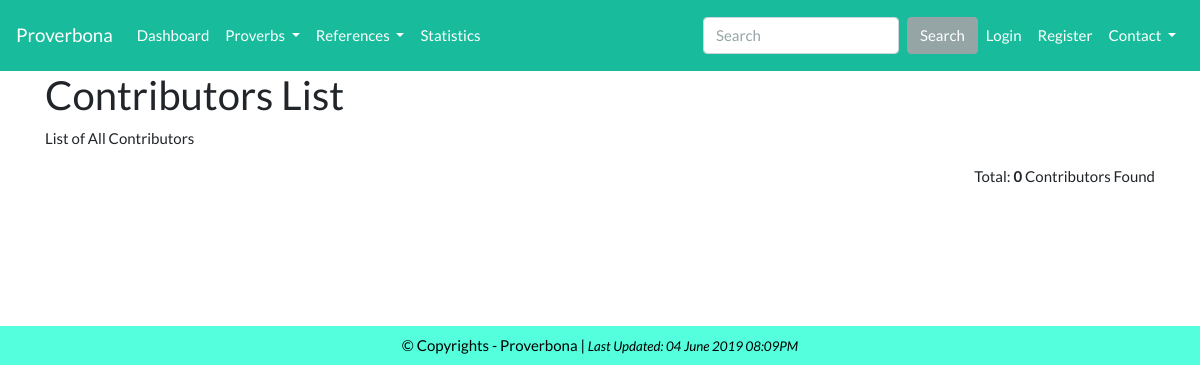
The app's page /index.php/contributors, older data.
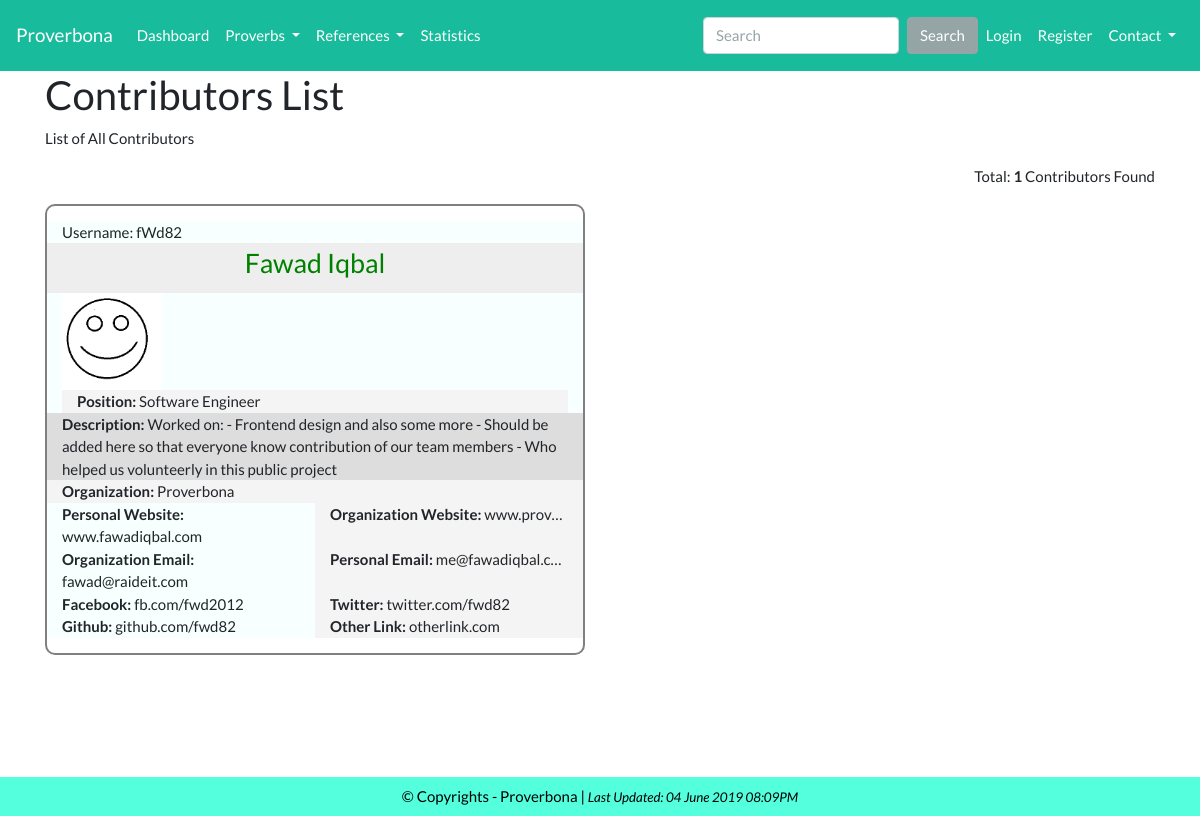
The same page, newer data.
### tables this page shows
CREATE TABLE `table_team_members` (
  `tm_id` int(11) NOT NULL,
  `tm_user_id` int(11) DEFAULT NULL,
  `tm_username` varchar(500) NOT NULL,
  `tm_title` text,
  `tm_description` text,
  `tm_image_link` varchar(500) NOT NULL DEFAULT 'dp.jpg',
  `tm_organization` text,
  `tm_personal_website` text,
  `tm_org_website` text,
  `tm_org_email` text,
  `tm_personal_email` text,
  `tm_facebook` text,
  `tm_twitter` text,
  `tm_github` text,
  `tm_other_link` text,
  `tm_timestamp` timestamp NULL DEFAULT CURRENT_TIMESTAMP,
  `tm_last_updated` timestamp NOT NULL DEFAULT CURRENT_TIMESTAMP ON UPDATE CURRENT_TIMESTAMP
);

CREATE TABLE `table_user` (
  `user_id` int(11) NOT NULL,
  `user_fullname` varchar(45) DEFAULT NULL,
  `user_email` varchar(45) NOT NULL,
  `user_name` varchar(45) NOT NULL,
  `user_password` varchar(45) DEFAULT NULL,
  `user_nativelang` int(11) DEFAULT NULL,
  `user_otherlang` mediumtext,
  `user_country` varchar(45) DEFAULT NULL,
  `user_address` mediumtext,
  `user_department` varchar(45) DEFAULT NULL,
  `user_bio` mediumtext,
  `user_type` varchar(255) NOT NULL DEFAULT 'user',
  `user_can_contribute` tinyint(4) NOT NULL DEFAULT '1',
  `user_timestamp` timestamp NULL DEFAULT CURRENT_TIMESTAMP,
  `user_last_updated` timestamp NOT NULL DEFAULT CURRENT_TIMESTAMP ON UPDATE CURRENT_TIMESTAMP
);

### application/controllers/Contributors.php (called while the page is built, shortened)
<?php
class Contributors extends CI_Controller{
    public function index(){
        $all_contributors = $this->Contributors_model->contributors_list();
        $data['all_contributors1'] = $all_contributors;
        $data['title'] = 'Heros';
        $this->load->view('public/contributors_list', $data);
    }
    function __construct() {
        $this->load->model('Contributors_model');
        $this->load->model('Statistics_model');
    }
}

### index.php (called while the page is built, shortened)
<?php
require_once BASEPATH.'core/CodeIgniter.php';

### application/models/Contributors_model.php (called while the page is built, shortened)
<?php
    class Contributors_model extends CI_Model{
        public function contributors_list(){
            $query = $this->db
                            ->select(['tm_id', 'table_user.user_name', 'table_user.user_fullname', 'tm_title', 'tm_description', 'tm_image_link', 'tm_organization', 'tm_personal_website', 'tm_org_website', 'tm_org_email', 'tm_personal_email', 'tm_facebook', 'tm_twitter', 'tm_github', 'tm_other_link', 'tm_timestamp'])
                            ->from('table_team_members')
                            ->join('table_user', 'table_team_members.tm_user_id = table_user.user_id')
                            ->order_by('tm_timestamp', 'DESC')
                            ->get();
            return $query->result();
        }
    }
?>

### application/views/public/contributors_list.php (the view)
<?php
if ($this->session->userdata('login_id')) {
    include(__DIR__ . '../../admin/admin_header.php');
}else{include('public_header.php');}
?>
<div class="container">
    <h2>Contributors List</h2>
    <p>List of All Contributors</p>
    <p class="text-right">
        <?php
        echo "Total: <strong>".count($all_contributors1)."</strong> Contributors Found";
        ?>
    </p>
    <?php if (count($all_contributors1)):?>
    <div class="row">
        <?php foreach ($all_contributors1 as $all_contributorss): ?>
            <div class="col-lg-6">
                <div class="smthing">
                    <div class="row">
                        <div class="col col-lg-12" style="background:rgb(248, 255, 255)">Username:  <?= $all_contributorss->user_name; ?> </div>
                    </div>
                    <div class="row">
                        <div class="col col-12" style="background:#eee; height: 50px; text-align: center; font-size: 20pt"> <?= anchor(base_url('contributors/contributors_profile/') . "{$all_contributorss->user_name}", $all_contributorss->user_fullname); ?> </div>
                    </div>
                    <div class="row">
                        <div class="col col-lg-12" style="background:rgb(248, 255, 255)">
                        <img src="<?= base_url("uploads/{$all_contributorss->tm_image_link}")?>" width="100px" >
                        </div>
                    </div>
                    <div class="row">
                        <div class="col col-lg-12" style="background:rgb(248, 255, 255)">
                            <div class="col col-lg-12" style="background:rgb(245, 244, 244)"><strong>Position:</strong> <?= $all_contributorss->tm_title; ?> </div>
                        </div>
                    </div>
                    <div class="row">
                        <div class="col col-lg-12" style="background:rgb(221, 221, 221)"><strong>Description:</strong> <?= $all_contributorss->tm_description; ?> </div>
                    </div>
                    <div class="row">
                        <div class="col col-lg-12" style="background:rgb(245, 244, 244)"><strong>Organization:</strong> <?= $all_contributorss->tm_organization; ?></div>
                    </div>
                    <div class="row">
                        <div class="col col-6" style="background:rgb(248, 255, 255)"><strong>Personal Website:</strong> <?= $all_contributorss->tm_personal_website; ?> </div>
                        <div class="col col-6 text-truncate" style="background:rgb(245, 244, 244)"><strong>Organization Website:</strong> <?= $all_contributorss->tm_org_website; ?> </div>
                    </div>
                    <div class="row">
                        <div class="col col-6" style="background:rgb(248, 255, 255)"><strong>Organization Email:</strong> <?= $all_contributorss->tm_org_email; ?> </div>
                        <div class="col col-6 text-truncate" style="background:rgb(245, 244, 244)"><strong>Personal Email:</strong> <?= $all_contributorss->tm_personal_email; ?> </div>
                    </div>
                    <div class="row">
                        <div class="col col-6" style="background:rgb(248, 255, 255)"><strong>Facebook:</strong> <?= $all_contributorss->tm_facebook; ?> </div>
                        <div class="col col-6 text-truncate" style="background:rgb(245, 244, 244)"><strong>Twitter:</strong> <?= $all_contributorss->tm_twitter; ?> </div>
                    </div>
                    <div class="row">
                        <div class="col col-6" style="background:rgb(248, 255, 255)"><strong>Github:</strong> <?= $all_contributorss->tm_github; ?> </div>
                        <div class="col col-6 text-truncate" style="background:rgb(245, 244, 244)"><strong>Other Link:</strong> <?= $all_contributorss->tm_other_link; ?> </div>
                    </div>
                </div>
            </div>
            <br>
        <?php endforeach; ?>
    </div>
    <?php endif; ?>
</div>
<br><br><br><br><br>
<?php include('public_footer.php'); ?>

### application/views/public/public_header.php (shortened to what this page needs)
<!DOCTYPE html>
<html lang="en">
<head>
  <link rel="stylesheet" type="text/css" href=<?= base_url('assets/css/bootstrap.css'); ?>>
  <link rel="stylesheet" type="text/css" href=<?= base_url('assets/css/mystyles.css'); ?>>
</head>
<body>
<nav class="navbar navbar-expand-lg navbar-dark bg-dark">
  <a class="navbar-brand" href=<?= base_url(); ?>>Proverbona</a>
  <div class="collapse navbar-collapse" id="navbarColor02">
    <ul class="navbar-nav mr-auto">
      <li class="nav-item ">
        <a class="nav-link" href=<?= base_url('dashboard'); ?>>Dashboard <span class="sr-only">(current)</span></a>
      </li>
      <li class="nav-item dropdown <?php if($this->uri->uri_string() == 'user/my_profile') { echo 'active'; } ?>">
        <a class="nav-link dropdown-toggle " href="#" id="navbarDropdownMenuLink" data-toggle="dropdown" aria-haspopup="true" aria-expanded="false">
        Proverbs
        </a>
      </li>
      <li class="nav-item dropdown <?php if($this->uri->uri_string() == 'user/my_profile') { echo 'active'; } ?>">
        <a class="nav-link dropdown-toggle " href="#" id="navbarDropdownMenuLink" data-toggle="dropdown" aria-haspopup="true" aria-expanded="false">
        References
        </a>
      </li>
      <li class="nav-item <?php if($this->uri->uri_string() == 'statistics') { echo 'active'; } ?>">
        <a class="nav-link" href=<?= base_url('statistics'); ?>>Statistics</a>
      </li>
    </ul>
    <?= form_open('proverb/search', ['class'=>'form-inline my-2 my-lg-0', 'role'=>'search']); ?>
      <input class="form-control mr-sm-2" type="text" name="query" placeholder="Search">
      <div class="dropdown">
        <button class="btn btn-secondary my-2 my-sm-0" type="submit" id="dropdownMenuButton" >
          Search
        </button>
      </div>
      <?= form_close(); ?>
    <ul class="navbar-nav">
    <li class="nav-item">
        <a class="nav-link" href=<?= base_url('user'); ?>>Login</a>
    </li>
    <li class="nav-item">
        <a class="nav-link" href=<?= base_url('user/signup'); ?>>Register</a>
    </li>
    <li class="nav-item dropdown <?php if($this->uri->uri_string() == 'feedback') { echo 'active'; } ?>">
        <a class="nav-link dropdown-toggle " href="#" id="navbarDropdownMenuLink" data-toggle="dropdown" aria-haspopup="true" aria-expanded="false">
        Contact
        </a>
      </li>
      </ul>
  </div>
</nav>

### application/views/public/public_footer.php
    <footer class="footer text-center">
            © Copyrights - Proverbona |
            <span class="text-right" style="font-size: 10pt; font-style: italic"> Last Updated: 04 June 2019 08:09PM  </span>
    </footer>
</body>
</html>

### assets/css/mystyles.css (style rules this page uses)
html, body { min-height:100%; height: 100%; }
.footer { clear: both; position: relative; margin-top: 10px; background-color: rgb(83, 255, 221); color: black; padding: .5rem; }
.smthing { border: 2px solid grey; padding: 15px; border-radius: 10px; }
a { color: green; }

Row changes from the older to the newer data that the page shows:
added table_team_members: tm_user.user_name "fWd82", tm_user.user_fullname "Fawad Iqbal", tm_image_link (picture), tm_title "Software Engineer", tm_description "Worked on: - Frontend design and also some more - Should be added here so that everyone know contribution of our team members - Who helped us volunteerly in this public project", tm_organization "Proverbona", tm_personal_website "www.fawadiqbal.com", tm_org_website "www.prov…", tm_org_email "fawad@raideit.com", tm_personal_email "me@fawadiqbal.c…", tm_facebook "fb.com/fwd2012", tm_twitter "twitter.com/fwd82", tm_github "github.com/fwd82", tm_other_link "otherlink.com"
Text that changed along with them:
count($all_contributors1): "0" → "1"
